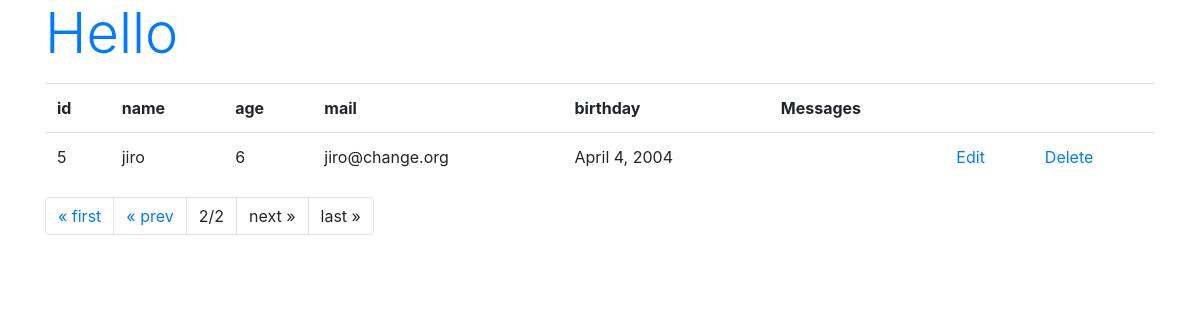
The page /hello/2 on the database as committed earlier.
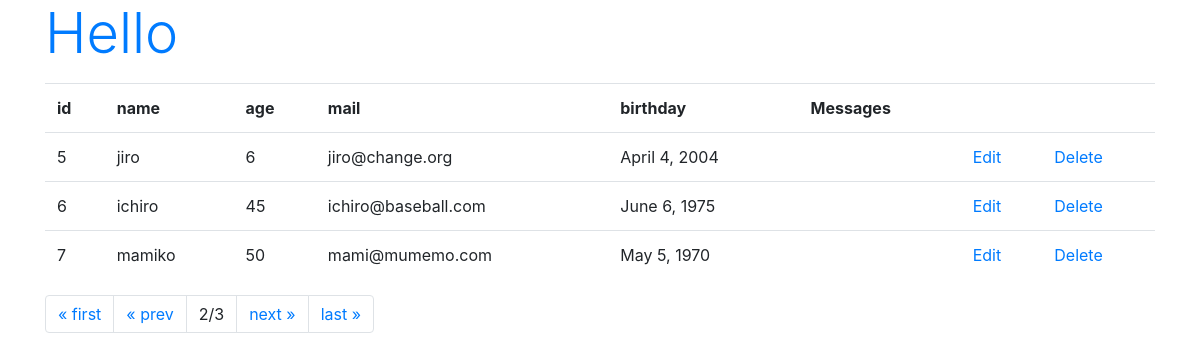
The same page on the database as committed later.
### hello/models.py (models this page shows, shortened)
class Friend(models.Model):
  name = models.CharField(max_length=100, \
    validators=[number_only])
  mail = models.EmailField(max_length=200)
  gender = models.BooleanField()
  age = models.IntegerField()
  birthday = models.DateField()

### hello/views.py (the view)
# urls.py: path('', views.index, name='index'),
def index(request, num=1):
  data = Friend.objects.all()
  page = Paginator(data, 3)
  params = {
    'title': 'Hello',
    'message': '',
    'data': page.get_page(num),
  }
  return render(request, 'hello/index.html', params)

### hello/templates/hello/index.html (shortened to what this page needs)
{% load static %}
<!DOCTYPE html>
<html lang="ja">
  <head>
    <link rel="stylesheet" href="https://stackpath.bootstrapcdn.com/bootstrap/4.3.1/css/bootstrap.min.css">
  </head>
  <body class="container">
    <h1 class="display-4 text-primary">{{ title }}</h1>
    <table class="table">
      <tr>
        <th>id</th>
        <th>name</th>
        <th>age</th>
        <th>mail</th>
        <th>birthday</th>
        <th>Messages</th>
        <th></th><th></th>
      </tr>
    {% for item in data %}
      <tr>
        <td>{{item.id}}</td>
        <td>{{item.name}}</td>
        <td>{{item.age}}</td>
        <td>{{item.mail}}</td>
        <td>{{item.birthday}}</td>
        <td></td>
        <td><a href="{% url 'edit' item.id %}">Edit</a></td>
        <td><a href="{% url 'delete' item.id %}">Delete</a></td>
      </tr>
    {% endfor %}
    </table>
    <ul class="pagination">
      {% if data.has_previous %}
      <li class="page-item">
        <a href="{% url 'index' %}" class="page-link">&laquo; first</a>
      </li>
      <li class="page-item">
        <a href="{% url 'index' %}{{data.previous_page_number}}" class="page-link">&laquo; prev</a>
      </li>
      {% endif %}
      <li class="page-item">
        <a class="page-link">{{data.number}}/{{data.paginator.num_pages}}</a>
      </li>
      {% if data.has_next %}
      <li class="page-item">
       <a href="{% url 'index' %}{{data.next_page_number}}" class="page-link">next &raquo;</a>
      </li>
      <li class="page-item">
        <a href="{% url 'index' %}{{data.paginator.num_pages}}" class="page-link">last &raquo;</a>
      </li>
      {% else %}
      <li class="page-item">
        <a class="page-link">next &raquo;</a>
      </li>
      <li class="page-item">
        <a class="page-link">last &raquo;</a>
      </li>
      {% endif %}
    </ul>
  </body>
</html>

Rows that differ between the two databases and show on the page:
added Friend: id "6", name "ichiro", age "45", mail "ichiro@baseball.com", birthday "June 6, 1975"
added Friend: id "7", name "mamiko", age "50", mail "mami@mumemo.com", birthday "May 5, 1970"
Other text that changed with them:
{{ data.paginator.num_pages }}: "2" → "3"
